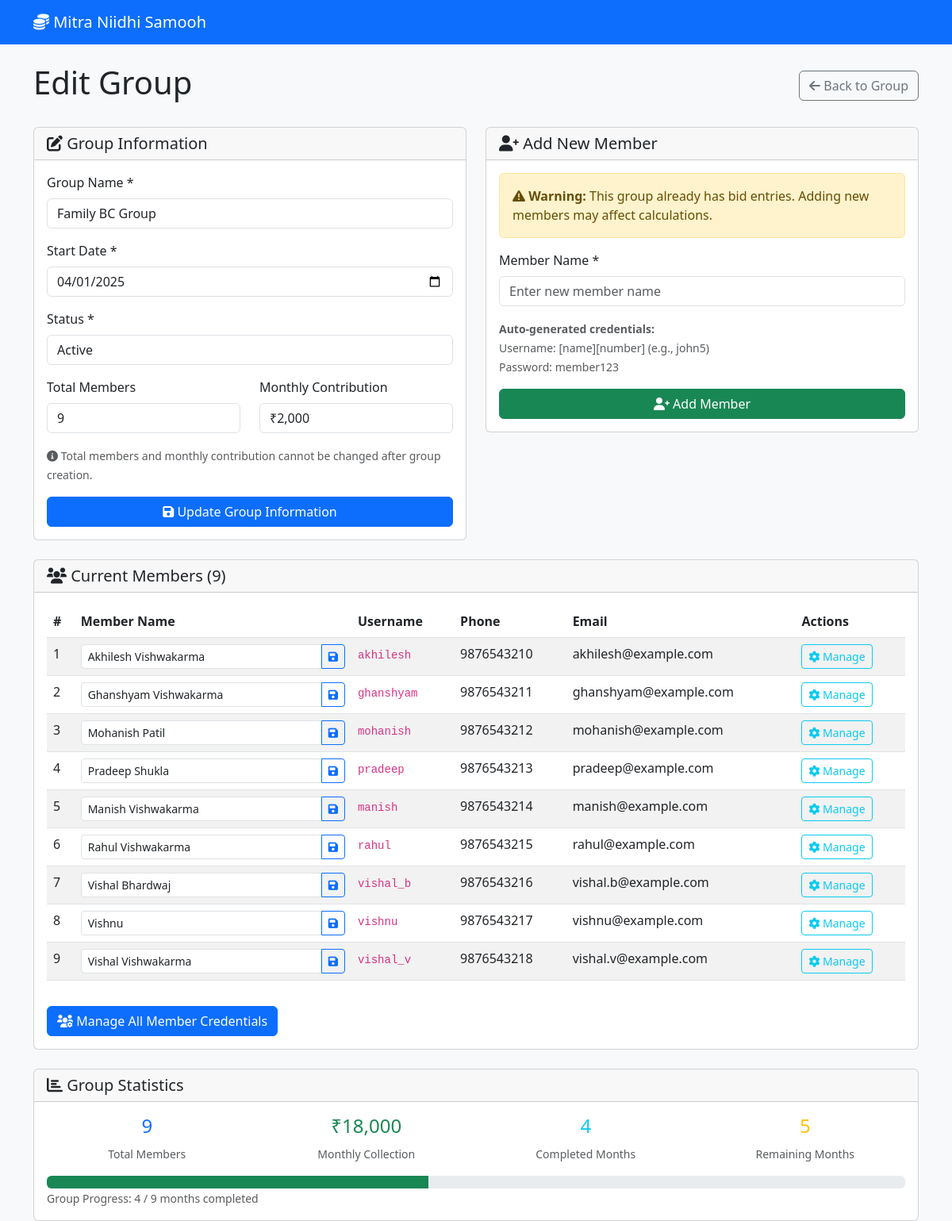
The app's page /edit_group.php?id=1 (signed in) with its own data.
### tables this page shows
CREATE TABLE bc_groups (
    id INT AUTO_INCREMENT PRIMARY KEY,
    group_name VARCHAR(100) NOT NULL,
    total_members INT NOT NULL,
    monthly_contribution DECIMAL(10,2) NOT NULL,
    total_monthly_collection DECIMAL(10,2) NOT NULL,
    start_date DATE NOT NULL,
    status ENUM('active', 'completed') DEFAULT 'active',
    created_at TIMESTAMP DEFAULT CURRENT_TIMESTAMP
);

CREATE TABLE members (
    id INT AUTO_INCREMENT PRIMARY KEY,
    group_id INT NOT NULL,
    member_name VARCHAR(100) NOT NULL,
    member_number INT NOT NULL,
    username VARCHAR(50),
    password VARCHAR(255),
    phone VARCHAR(15),
    email VARCHAR(100),
    status ENUM('active', 'inactive') DEFAULT 'active',
    created_at TIMESTAMP DEFAULT CURRENT_TIMESTAMP,
    FOREIGN KEY (group_id) REFERENCES bc_groups(id) ON DELETE CASCADE,
    UNIQUE KEY unique_member_per_group (group_id, member_number),
    UNIQUE KEY unique_username (username)
);

### config.php (called while the page is built, shortened)
<?php
function getDB() {
    static $pdo = null;
    if ($pdo === null) {
        try {
            $dsn = "mysql:host=" . DB_HOST . ";dbname=" . DB_NAME . ";charset=utf8mb4";
            $pdo = new PDO($dsn, DB_USER, DB_PASS, [
                PDO::ATTR_ERRMODE => PDO::ERRMODE_EXCEPTION,
                PDO::ATTR_DEFAULT_FETCH_MODE => PDO::FETCH_ASSOC
            ]);
        } catch (PDOException $e) {
            die("Database connection failed: " . $e->getMessage());
        }
    }
    return $pdo;
}
function formatCurrency($amount) {
    return '₹' . number_format($amount, 0);
}
function getGroupById($id) {
    $pdo = getDB();
    $stmt = $pdo->prepare("SELECT * FROM bc_groups WHERE id = ?");
    $stmt->execute([$id]);
    return $stmt->fetch();
}
function getGroupMembers($groupId) {
    $pdo = getDB();
    $stmt = $pdo->prepare("SELECT * FROM members WHERE group_id = ? ORDER BY member_number");
    $stmt->execute([$groupId]);
    return $stmt->fetchAll();
}
function getMonthlyBids($groupId) {
    $pdo = getDB();
    $stmt = $pdo->prepare("
        SELECT mb.*, m.member_name
        FROM monthly_bids mb
        LEFT JOIN members m ON mb.taken_by_member_id = m.id
        WHERE mb.group_id = ?
        ORDER BY mb.month_number
    ");
    $stmt->execute([$groupId]);
    return $stmt->fetchAll();
}
?>

### edit_group.php (the view, shortened to what this page needs)
<?php
require_once 'config.php';
$groupId = (int)($_GET['id'] ?? 0);
$group = getGroupById($groupId);
$members = getGroupMembers($groupId);
$monthlyBids = getMonthlyBids($groupId);
?>
<!DOCTYPE html>
<html lang="en">
<head>
    <link href="https://cdn.jsdelivr.net/npm/bootstrap@5.3.0/dist/css/bootstrap.min.css" rel="stylesheet">
    <link href="https://cdnjs.cloudflare.com/ajax/libs/font-awesome/6.0.0/css/all.min.css" rel="stylesheet">
</head>
<body class="bg-light">
    <nav class="navbar navbar-expand-lg navbar-dark bg-primary">
        <div class="container">
            <a class="navbar-brand" href="index.php">
                <i class="fas fa-coins"></i> <?= APP_NAME ?>
            </a>
        </div>
    </nav>
    <div class="container mt-4">
        <div class="d-flex justify-content-between align-items-center mb-4">
            <h1>Edit Group</h1>
            <a href="view_group.php?id=<?= $groupId ?>" class="btn btn-outline-secondary">
                <i class="fas fa-arrow-left"></i> Back to Group
            </a>
        </div>
        <div class="row">
            <div class="col-md-6">
                <div class="card">
                    <div class="card-header">
                        <h5 class="mb-0">
                            <i class="fas fa-edit"></i> Group Information
                        </h5>
                    </div>
                    <div class="card-body">
                        <form method="POST">
                            <div class="mb-3">
                                <label for="group_name" class="form-label">Group Name *</label>
                                <input type="text" class="form-control" id="group_name" name="group_name"
                                       value="<?= htmlspecialchars($group['group_name']) ?>" required>
                            </div>
                            <div class="mb-3">
                                <label for="start_date" class="form-label">Start Date *</label>
                                <input type="date" class="form-control" id="start_date" name="start_date"
                                       value="<?= $group['start_date'] ?>" required>
                            </div>
                            <div class="mb-3">
                                <label for="status" class="form-label">Status *</label>
                                <select class="form-control" id="status" name="status" required>
                                    <option value="active" <?= $group['status'] === 'active' ? 'selected' : '' ?>>Active</option>
                                </select>
                            </div>
                            <div class="row">
                                <div class="col-md-6">
                                    <label class="form-label">Total Members</label>
                                    <input type="text" class="form-control" value="<?= $group['total_members'] ?>" readonly>
                                </div>
                                <div class="col-md-6">
                                    <label class="form-label">Monthly Contribution</label>
                                    <input type="text" class="form-control" value="<?= formatCurrency($group['monthly_contribution']) ?>" readonly>
                                </div>
                            </div>
                            <div class="mt-3">
                                <small class="text-muted">
                                    <i class="fas fa-info-circle"></i>
                                    Total members and monthly contribution cannot be changed after group creation.
                                </small>
                            </div>
                            <div class="d-grid mt-3">
                                <button type="submit" name="update_group" class="btn btn-primary">
                                    <i class="fas fa-save"></i> Update Group Information
                                </button>
                            </div>
                        </form>
                    </div>
                </div>
            </div>
            <div class="col-md-6">
                <div class="card">
                    <div class="card-header">
                        <h5 class="mb-0">
                            <i class="fas fa-user-plus"></i> Add New Member
                        </h5>
                    </div>
                    <div class="card-body">
                        <?php if (count($monthlyBids) > 0): ?>
                            <div class="alert alert-warning">
                                <i class="fas fa-exclamation-triangle"></i>
                                <strong>Warning:</strong> This group already has bid entries. Adding new members may affect calculations.
                            </div>
                        <?php endif; ?>
                        <form method="POST">
                            <div class="mb-3">
                                <label for="new_member_name" class="form-label">Member Name *</label>
                                <input type="text" class="form-control" id="new_member_name" name="new_member_name"
                                       placeholder="Enter new member name" required>
                            </div>
                            <div class="mb-3">
                                <small class="text-muted">
                                    <strong>Auto-generated credentials:</strong><br>
                                    Username: [name][number] (e.g., john5)<br>
                                    Password: member123
                                </small>
                            </div>
                            <div class="d-grid">
                                <button type="submit" name="add_member" class="btn btn-success">
                                    <i class="fas fa-user-plus"></i> Add Member
                                </button>
                            </div>
                        </form>
                    </div>
                </div>
            </div>
        </div>
        <div class="row mt-4">
            <div class="col-12">
                <div class="card">
                    <div class="card-header">
                        <h5 class="mb-0">
                            <i class="fas fa-users"></i> Current Members (<?= count($members) ?>)
                        </h5>
                    </div>
                    <div class="card-body">
                        <div class="table-responsive">
                            <table class="table table-striped">
                                <thead>
                                    <tr>
                                        <th>#</th>
                                        <th>Member Name</th>
                                        <th>Username</th>
                                        <th>Phone</th>
                                        <th>Email</th>
                                        <th>Actions</th>
                                    </tr>
                                </thead>
                                <tbody>
                                    <?php foreach ($members as $member): ?>
                                        <tr>
                                            <td><?= $member['member_number'] ?></td>
                                            <td>
                                                <form method="POST" class="d-inline">
                                                    <div class="input-group input-group-sm">
                                                        <input type="text" class="form-control" name="member_name"
                                                               value="<?= htmlspecialchars($member['member_name']) ?>" required>
                                                        <button type="submit" name="update_member" class="btn btn-outline-primary btn-sm">
                                                            <i class="fas fa-save"></i>
                                                        </button>
                                                    </div>
                                                </form>
                                            </td>
                                            <td>
                                                <code><?= htmlspecialchars($member['username'] ?: 'Not Set') ?></code>
                                            </td>
                                            <td><?= htmlspecialchars($member['phone'] ?: '-') ?></td>
                                            <td><?= htmlspecialchars($member['email'] ?: '-') ?></td>
                                            <td>
                                                <a href="manage_members.php?group_id=<?= $groupId ?>" class="btn btn-sm btn-outline-info">
                                                    <i class="fas fa-cog"></i> Manage
                                                </a>
                                            </td>
                                        </tr>
                                    <?php endforeach; ?>
                                </tbody>
                            </table>
                        </div>
                        <div class="mt-3">
                            <a href="manage_members.php?group_id=<?= $groupId ?>" class="btn btn-primary">
                                <i class="fas fa-users-cog"></i> Manage All Member Credentials
                            </a>
                        </div>
                    </div>
                </div>
            </div>
        </div>
        <div class="row mt-4">
            <div class="col-12">
                <div class="card">
                    <div class="card-header">
                        <h5 class="mb-0">
                            <i class="fas fa-chart-bar"></i> Group Statistics
                        </h5>
                    </div>
                    <div class="card-body">
                        <div class="row">
                            <div class="col-md-3">
                                <div class="text-center">
                                    <h4 class="text-primary"><?= count($members) ?></h4>
                                    <small class="text-muted">Total Members</small>
                                </div>
                            </div>
                            <div class="col-md-3">
                                <div class="text-center">
                                    <h4 class="text-success"><?= formatCurrency($group['total_monthly_collection']) ?></h4>
                                    <small class="text-muted">Monthly Collection</small>
                                </div>
                            </div>
                            <div class="col-md-3">
                                <div class="text-center">
                                    <h4 class="text-info"><?= count($monthlyBids) ?></h4>
                                    <small class="text-muted">Completed Months</small>
                                </div>
                            </div>
                            <div class="col-md-3">
                                <div class="text-center">
                                    <h4 class="text-warning"><?= count($members) - count($monthlyBids) ?></h4>
                                    <small class="text-muted">Remaining Months</small>
                                </div>
                            </div>
                        </div>
                        <div class="mt-3">
                            <div class="progress">
                                <div class="progress-bar bg-success" style="width: <?= count($members) > 0 ? (count($monthlyBids) / count($members)) * 100 : 0 ?>%"></div>
                            </div>
                            <small class="text-muted">Group Progress: <?= count($monthlyBids) ?> / <?= count($members) ?> months completed</small>
                        </div>
                    </div>
                </div>
            </div>
        </div>
    </div>
</body>
</html>

### records on screen
bc_groups: group_name "Family BC Group", start_date "04/01/2025", status "Active", total_members "9", monthly_contribution "₹2,000", total_monthly_collection "₹18,000"
members: member_number "1", member_name "Akhilesh Vishwakarma", username "akhilesh", phone "9876543210", email "akhilesh@example.com"
members: member_number "2", member_name "Ghanshyam Vishwakarma", username "ghanshyam", phone "9876543211", email "ghanshyam@example.com"
members: member_number "3", member_name "Mohanish Patil", username "mohanish", phone "9876543212", email "mohanish@example.com"
members: member_number "4", member_name "Pradeep Shukla", username "pradeep", phone "9876543213", email "pradeep@example.com"
members: member_number "5", member_name "Manish Vishwakarma", username "manish", phone "9876543214", email "manish@example.com"
members: member_number "6", member_name "Rahul Vishwakarma", username "rahul", phone "9876543215", email "rahul@example.com"
members: member_number "7", member_name "Vishal Bhardwaj", username "vishal_b", phone "9876543216", email "vishal.b@example.com"
members: member_number "8", member_name "Vishnu", username "vishnu", phone "9876543217", email "vishnu@example.com"
members: member_number "9", member_name "Vishal Vishwakarma", username "vishal_v", phone "9876543218", email "vishal.v@example.com"

### other values on screen
APP_NAME "Mitra Niidhi Samooh"
count($members) "9"
count($monthlyBids) "4"
count($members) - count($monthlyBids) "5"
